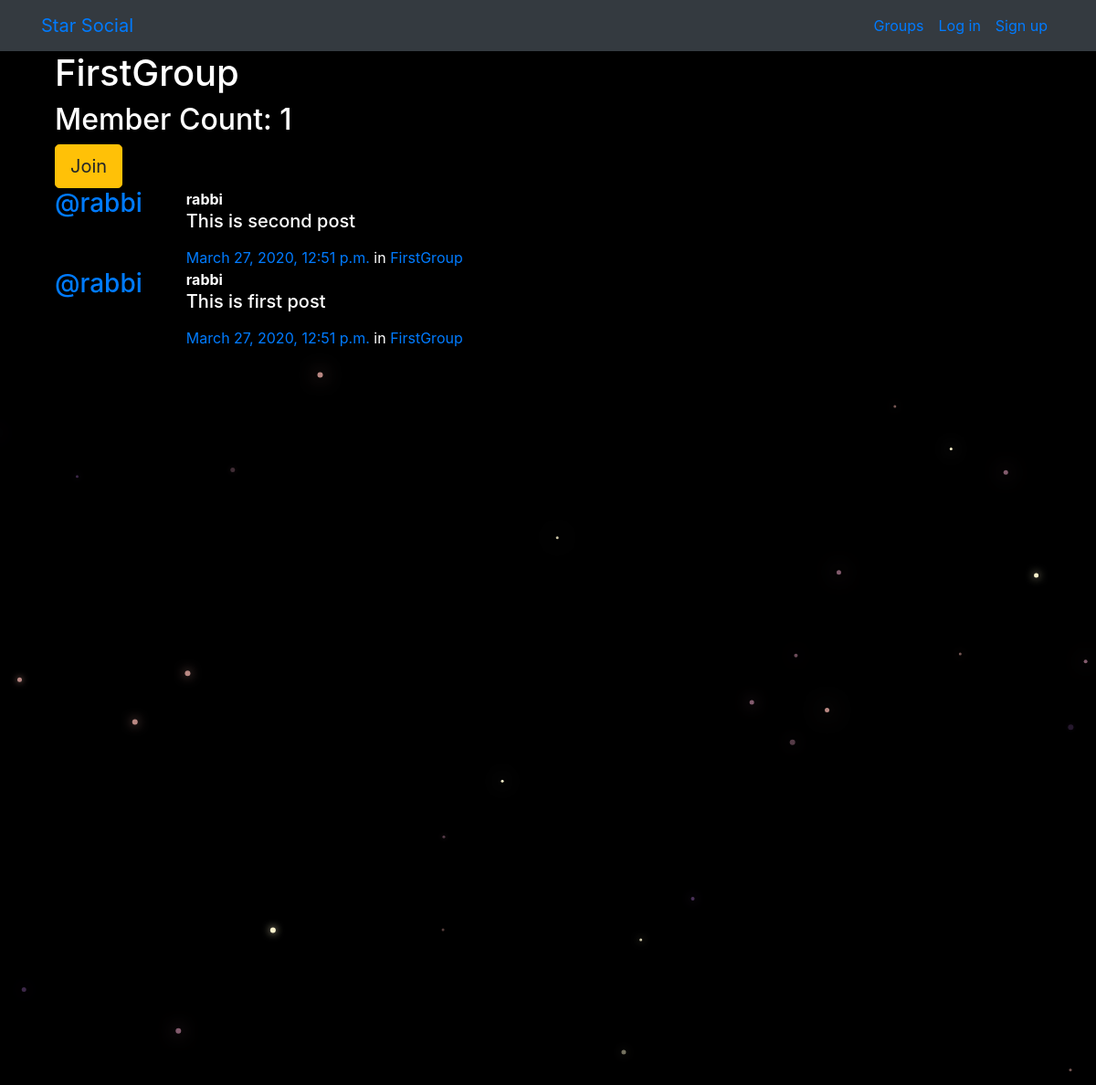
The page /groups/posts/in/firstgroup/ on the database its author committed.
### groups/models.py (models this page shows, shortened)
class Group(models.Model):
    name=models.CharField(max_length=250,unique=True)
    slug=models.SlugField(allow_unicode=True,unique=True)
    description=models.TextField(blank=True,default='')
    description_html=models.TextField(editable=False,blank=True,default='')
    members=models.ManyToManyField(User,through='GroupMember')
    class Meta:
        ordering=['name']

### post/models.py (models this page shows, shortened)
class Post(models.Model):
    user=models.ForeignKey(User,related_name='posts',on_delete=models.CASCADE)
    created_at=models.DateTimeField(auto_now=True)
    message=models.TextField()
    message_html=models.TextField(editable=False)
    group=models.ForeignKey(Group,related_name='posts',null=True,blank=True,on_delete=models.CASCADE)
    class Meta:
        ordering=['-created_at']
        unique_together=['user','message']

### groups/views.py (the view)
# urls.py: path('posts/in/<slug>/',views.SingleGroup.as_view(),name='single'),
class SingleGroup(generic.DetailView):
    model=Group

### groups/templates/groups/group_detail.html (shortened to what this page needs)
{% extends 'groups/group_base.html' %}
{% block pregroup %}
<div class="container">
  <h1>{{group.name}}</h1>
  <h2>Member Count: {{group.members.count}}</h2>
  <div class="content">
    {% if user in group.members.all %}
    <a href="{% url 'groups:leave' slug=group.slug %}"
    class="btn btn-lg btn-fill btn-warning"><span class="glyphicon glyphicon-remove-circle"></span>Leave</a>
    {% else %}
    <a href="{% url 'groups:join' slug=group.slug %}"
    class="btn btn-lg btn-fill btn-warning">Join</a>
    {% endif %}
  </div>
</div>
{% endblock %}
{% block group_content %}
<div class="col-md-8">
  {% if group.posts.count == 0 %}
  <h2>No posts in this group yet!</h2>
  {% else %}
    {% for post in group.posts.all %}
      {% include 'post/_post.html' %}
    {% endfor %}
  {% endif %}
</div>
{% endblock %}

### post/templates/post/_post.html (shortened to what this page needs)
<div class="media">
	<h3 class="mr-5"><a href="{% url 'posts:for_user' username=post.user.username %}">@{{ post.user.username }}</a></h3>
	<div class="media-body">
		<strong>{{ post.user.username }}</strong>
		<h5>{{ post.message_html|safe }}</h5>
			<time class="time"><a href="{% url 'posts:single' username=post.user.username pk=post.pk %}">{{ post.created_at }}</a></time>
			{% if post.group %}
			<span class="group-name">in <a href="#">{{ post.group.name }}</a></span>
			{% endif %}
	</div>
</div>

### static/social_site/css/master.css (style rules this page uses)
body { margin: 0; overflow: hidden; background-color: black; color:white; }

### rows shown on the page
Group: name "FirstGroup", members.count "1"
Post: user.username "rabbi", message_html "This is second post", created_at "March 27, 2020, 12:51 p.m.", group.name "FirstGroup"
Post: user.username "rabbi", message_html "This is first post", created_at "March 27, 2020, 12:51 p.m.", group.name "FirstGroup"
